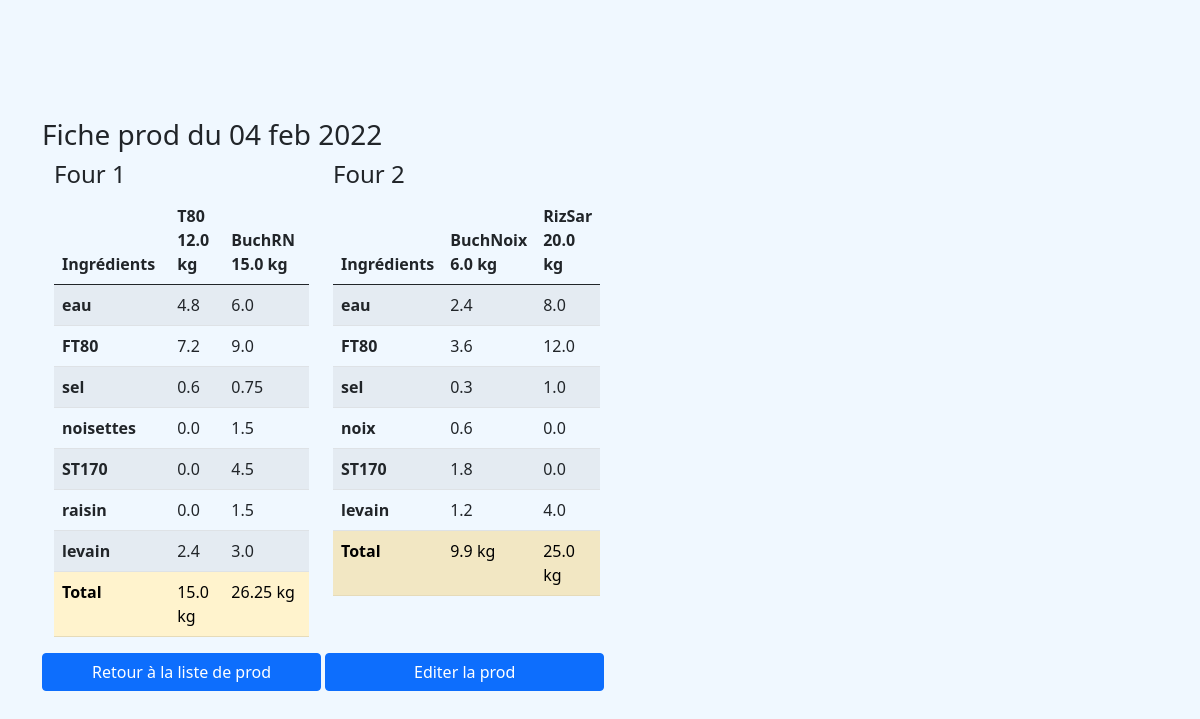
Before: /prod/prodlist/5/ficheprod/ with the older database file.
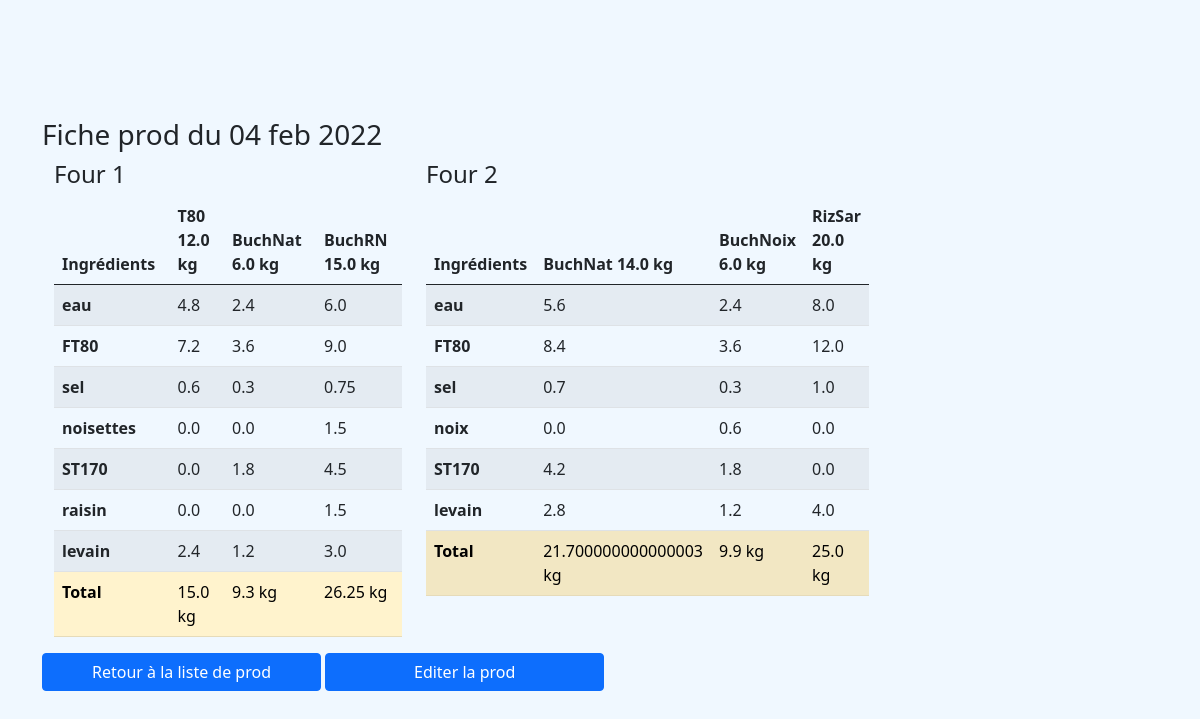
After: the same page with the newer database file.
### prod/models.py (models this page shows, shortened)
class Recipe(models.Model):
    four_id = models.ForeignKey(Data, on_delete=models.CASCADE)
    four_pain = models.CharField(max_length=50, default="Brioche")
    FT80 = models.FloatField(default=0)
    ST170 = models.FloatField(default=0)
    PET80 = models.FloatField(default=0)
    RT80 = models.FloatField(default=0)
    SarT80 = models.FloatField(default=0)
    FPDT = models.FloatField(default=0)
    eau = models.FloatField(default=0)
    sel = models.FloatField(default=0)
    oeufs = models.FloatField(default=0)
    sucre = models.FloatField(default=0)
    beurre = models.FloatField(default=0)
    levain = models.FloatField(default=0)
    raisin = models.FloatField(default=0)
    noisettes = models.FloatField(default=0)
    noix = models.FloatField(default=0)
    graines = models.FloatField(default=0)
    levure = models.FloatField(default=0)
    def total_ingr(self):
        total = 0
        for ingr in self.non_zero():
            total += getattr(self, ingr)
        return total
    def non_zero(self):
        non_zero_items = []
        for pain, qtt in self.__dict__.items():
            if qtt != 0:
                non_zero_items.append(pain)
        to_remove = ["_state", "id", "four_id", "four_id_id", "four_pain"]
        non_zero_items = [
            element for element in non_zero_items if element not in to_remove
        ]
        return non_zero_items
    def __init__(self, *args, **kwargs):
        super().__init__(*args, **kwargs)
        if self.four_id:
            kg = getattr(self.four_id, self.four_pain)
            if self.four_pain == "T80":
                self.FT80 = 0.6 * kg
                self.sel = 0.05 * kg
                self.eau = 0.4 * kg
                self.levain = 0.2 * kg
            elif self.four_pain == "BuchNat":
                self.FT80 = 0.6 * kg
                self.ST170 = 0.3 * kg
                self.sel = 0.05 * kg
                self.eau = 0.4 * kg
                self.levain = 0.2 * kg
            elif self.four_pain == "BuchRN":
                self.FT80 = 0.6 * kg
                self.ST170 = 0.3 * kg
                self.sel = 0.05 * kg
                self.eau = 0.4 * kg
                self.levain = 0.2 * kg
                self.noisettes = 0.1 * kg
                self.raisin = 0.1 * kg
            elif self.four_pain == "BuchNoix":
                self.FT80 = 0.6 * kg
                self.ST170 = 0.3 * kg
                self.sel = 0.05 * kg
                self.eau = 0.4 * kg
                self.levain = 0.2 * kg
                self.noix = 0.1 * kg
            elif self.four_pain == "RizSar":
                self.FT80 = 0.6 * kg
                self.sel = 0.05 * kg
                self.eau = 0.4 * kg
                self.levain = 0.2 * kg
            elif self.four_pain == "PetEp":
                self.FT80 = 0.6 * kg
                self.sel = 0.05 * kg
                self.eau = 0.4 * kg
                self.levain = 0.2 * kg
            elif self.four_pain == "Brioche":
                self.FT80 = 0.6 * kg
                self.sel = 0.05 * kg
                self.eau = 0.4 * kg
                self.levain = 0.2 * kg
            elif self.four_pain == "Cookies":
                self.FT80 = 0.6 * kg
                self.sel = 0.05 * kg
                self.eau = 0.4 * kg
                self.levain = 0.2 * kg
            else:
                raise ValueError(f"{self.four_pain} n'est pas une recette valide !")

class Data(models.Model):
    prod_id = models.ForeignKey(Prod, on_delete=models.CASCADE)
    T80 = models.FloatField(default=0)
    BuchNat = models.FloatField(default=0)
    BuchMG = models.FloatField(default=0)
    BuchRN = models.FloatField(default=0)
    BuchNoix = models.FloatField(
        default=0,
    )
    RizSar = models.FloatField(
        default=0,
    )
    PetEp = models.FloatField(
        default=0,
    )
    Brioche = models.FloatField(
        default=0,
    )
    Cookies = models.IntegerField(default=0)

### prod/views.py (the view, shortened to what this page needs)
class FicheProdView(DetailView):
    model = Prod
    template_name = "ficheprod.html"
    def get_context_data(self, **kwargs):
        context = super(FicheProdView, self).get_context_data(**kwargs)
        QS = Data.objects.filter(prod_id__pk=self.object.pk)
        recettes = []
        for four in QS:
            print("Four ", four)
            rcp = formatteur_de_recettes(four)
            recettes.append(rcp)
        context = {"prod": list(QS), "recettes": recettes}
        print(f"context = {context}")
        return context

### prod/recettes.py (called while the page is built)
def formatteur_de_recettes(data):
    all_recipes = data.recipe_set.all()
    non_zero_ingr = []
    recipes_names = []
    totals = []
    for recipe in all_recipes:
        recipes_names.append(recipe.four_pain) # au passage, les noms de recettes
        totals.append(recipe.total_ingr()) # au passage, les poids totaux
        non_zero_ingr += list(recipe.non_zero())
    non_zero_ingr = set(non_zero_ingr) #remove duplicates
    print(non_zero_ingr)
    print(recipes_names)
    result = {}
    result["headers"] = recipes_names
    result["headers"].insert(0,"Ingrédients")
    result["totals"] = totals
    result["rows"] = {}
    for ingr in non_zero_ingr:
        qtt = []
        for recipe in all_recipes:
            qtt.append(round(getattr(recipe,ingr),2))
        result["rows"][ingr] = qtt
    return result

### prod/templatetags/extra_filters.py (called while the page is built)
@register.filter
def return_item(l, i):
    try:
        return l[i]
    except:
        return None

@register.filter
def get_attr(obj, attr_name):
    return getattr(obj, attr_name)

### templates/ficheprod.html (shortened to what this page needs)
{% extends 'base.html' %}
{% load crispy_forms_tags %} {% load static %} {% load extra_filters %}
{% block content %}
<h3>Fiche prod du {{ prod.0.prod_id.date|date:_("d b Y") }}</h3>
<div class="container">
  <div class="row">
    {% for elem in recettes %} {% with index=forloop.counter0 %}
    <div class="col-{{ elem.headers|length }}">
      <h4>Four {{ forloop.counter }}</h4>
      <table class="table table-striped">
        <thead>
          <tr>
            {% for item in elem.headers %} {% if forloop.counter0 == 0 %}
            <th class="col-md-1">{{ item }}</th>
            {% else %}
            <th class="col-md-1">
              {{ item }} {{ prod|return_item:index|get_attr:item }} kg
            </th>
            {% endif %} {% endfor %}
          </tr>
        </thead>
        <tbody>
          {% for key, row in elem.rows.items %}
          <tr>
            <th scope="row" class="col-md-1">{{ key }}</th>
            {% for value in row %}
            <td class="col-md-1">{{ value }}</td>
            {% endfor %}
          </tr>
          {% endfor %}
          <tr>
            <th class="table-warning">Total</th>
            {% for item in elem.totals %}
            <td class="table-warning">{{ item }} kg</td>
            {% endfor %}
          </tr>
        </tbody>
      </table>
    </div>
    {% endwith %} {% endfor %}
  </div>
</div>
<div id="button_div">
  <a
    href="{% url 'prod:list_prod' %}"
    role="button"
    class="btn btn-primary col-3"
    >Retour à la liste de prod</a
  >
  <a
    href="{% url 'prod:prod_detail' pk=prod.0.prod_id.pk %}"
    role="button"
    class="btn btn-primary col-3"
    >Editer la prod</a
  >
</div>
{% endblock content %}

Changed rows visible on the page:
added Recipe: headers "BuchNat", headers "6.0"
added Recipe: headers "BuchNat", headers "14.0"
Other visible differences:
new list line: "kg 2.4 3.6 0.3 0.0 1.8 0.0 1.2 9.3 kg"
new list line: "kg 5.6 8.4 0.7 0.0 4.2 2.8 21.700000000000003 kg"
